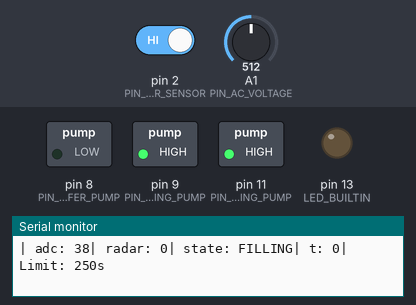
Recording of a sketch running on a simulated Arduino Uno, built with avr-gcc and run on an emulated ATmega328P. Shown: switched loads named in the sketch (green lamp = pin HIGH), output pins drawn as LEDs (lit = HIGH), the last lines printed to the serial monitor. Inputs (shaded band) come from the test bench; at power-on: pin 2 (PIN_RADAR_SENSOR) HIGH, A1 (PIN_AC_VOLTAGE) = 512.

Above: at 1.2 s.
1.3 s: pin 2 (PIN_RADAR_SENSOR) driven LOW
At 4.1 s:
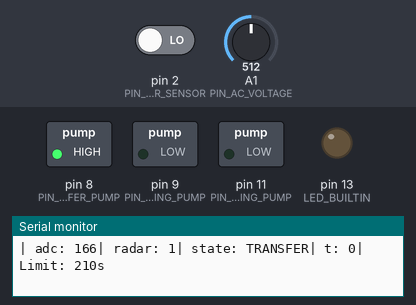
4.3 s: pin 2 (PIN_RADAR_SENSOR) driven HIGH
At 4.66 s:
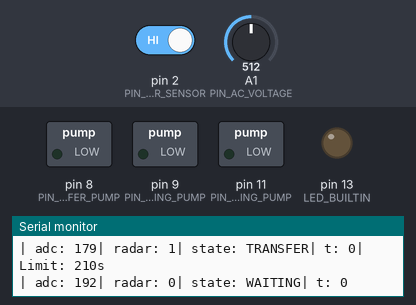
Timing chart, 0 to 7.3 s (numbered marks = the images above; inputs shaded):
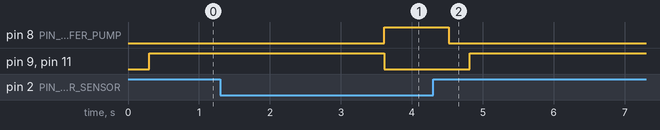

Measured:
- after the input at 1.3 s, pin 8 (PIN_TRANSFER_PUMP): LOW → HIGH after 2.3 s; pin 9 (PIN_FILLING_PUMP), pin 11 (PIN_DOSING_PUMP): HIGH → LOW after 2.3 s
- after the input at 4.3 s, pin 8 (PIN_TRANSFER_PUMP): HIGH → LOW after 0.22 s; pin 9 (PIN_FILLING_PUMP), pin 11 (PIN_DOSING_PUMP): LOW → HIGH after 0.52 s

The sketch:

WWTPNew.ino
```cpp
#include "EEPROM.h"
#include "Header.h"
#include "TimerOne.h"
#include "Utils.h"
#include "avr/wdt.h"

enum class SystemState {
  WAITING,
  FILLING,
  TRANSFER
};

struct WlcSensor {
  bool isTimerStarted;
  uint32_t count;
  float voltage;
  int adc;
  int raw;
  int state;
};

typedef bool RadarSensor;

uint16_t delay1;
uint16_t delay2;
uint32_t fillingStartTime;
uint32_t transferStartTime;

uint32_t thresholdStartTime;
uint32_t ledBuiltinTime;

WlcSensor wlcSensor;
RadarSensor radarSensor;
SystemState currentState;
// EEPROMLib eeprom;

MovingAverageFilter adcFilter(40);

void setup() {
  Serial.begin(9600);
  wdt_enable(WDTO_8S);
  initializePins();
  // loadSettingsFromEEPROM();
  Timer1.initialize(1000000);
  Timer1.attachInterrupt([]() {
    digitalWrite(LED_BUILTIN, !digitalRead(LED_BUILTIN));
  });
  currentState = SystemState::WAITING;
  // currentState = static_cast<SystemState>(eeprom.readInt(EEPROM_ADDR_STATE));
  // fillingStartTime = eeprom.readUint32(EEPROM_ADDR_FILLING_TIME);
  // transferStartTime = eeprom.readUint32(EEPROM_ADDR_TRANSFER_TIME);
}

void loop() {
  wdt_reset();
  if (Serial.available() > 0) {
    // handleTesting();
    // handleSerialCommand();
  }
  readAllSensor();
  processSystemState();
  debug();
}

void initializePins() {
  pinMode(PIN_RADAR_SENSOR, INPUT_PULLUP);
  pinMode(PIN_FILLING_PUMP, OUTPUT);
  pinMode(PIN_DOSING_PUMP, OUTPUT);
  pinMode(PIN_TRANSFER_PUMP, OUTPUT);
  pinMode(LED_BUILTIN, OUTPUT);

  // Initial state - all pumps off
  updatePumpStates(false, false, false);
}

void readAllSensor() {
  readWlcSensor(&wlcSensor);
  radarSensor = isRadarStable();
}

void processSystemState() {
  Timer1.setPeriod(getLedDelay(wlcSensor.count, VERIFICATION_TIME, 25, 1000));

  switch (currentState) {
    case SystemState::WAITING:
      wlcSensor.state = true;
      if (wlcSensor.state) {
        updatePumpStates(true, true, false);  // Start filling and dosing
        fillingStartTime = millis();
        currentState = SystemState::FILLING;
      }
      break;

    case SystemState::FILLING:
      // if (radarSensor) {
      if (radarSensor || millis() - fillingStartTime >= FILLING_TIMEOUT) {
        updatePumpStates(false, false, true);  // Stop filling, start transfer
        transferStartTime = millis();
        currentState = SystemState::TRANSFER;
      }
      break;

    case SystemState::TRANSFER:
      if (!radarSensor || millis() - transferStartTime >= TRANSFER_TIMEOUT) {
        updatePumpStates(false, false, false);  // Stop all pumps
        currentState = SystemState::WAITING;
        wlcSensor.voltage = 0;
        wlcSensor.raw = 0;
        wlcSensor.state = 0;
        wlcSensor.isTimerStarted = 0;
      }
      break;
  }
}

void readWlcSensor(WlcSensor* _wlcSensor) {
  // _wlcSensor->voltage = 0;
  // for (int i = 0; i < VOLTAGE_SAMPLES; i++) {
  //   float voltage = abs(analogRead(PIN_AC_VOLTAGE) - 512);
  //   // float adcVoltage = (float(analogRead(PIN_AC_VOLTAGE)) * 5.0f) / 1023.0f;
  //   _wlcSensor->adc = analogRead(PIN_AC_VOLTAGE);
  //   _wlcSensor->voltage += voltage * voltage;
  // }
  // _wlcSensor->voltage /= VOLTAGE_SAMPLES;

  adcFilter.addMeasurement(analogRead(PIN_AC_VOLTAGE));
  _wlcSensor->adc = adcFilter.getFilteredValue();

  // if (_wlcSensor->voltage <= VOLTAGE_THRESHOLD) {
  if (_wlcSensor->adc <= ADC_THRESHOLD) {
    _wlcSensor->raw = false;
    _wlcSensor->isTimerStarted = false;
    _wlcSensor->count = 0;
  } else {
    _wlcSensor->raw = true;
    if (!_wlcSensor->isTimerStarted) {
      thresholdStartTime = millis();
      _wlcSensor->isTimerStarted = true;
    } else if (millis() - thresholdStartTime >= VERIFICATION_TIME_MS) {
      _wlcSensor->state = true;
      return;
    }
    _wlcSensor->count = uint32_t(millis() - thresholdStartTime) / 1000;
  }
  _wlcSensor->state = false;
  return;
}

bool isRadarStable() {
  static unsigned long lastChangeTime = 0;
  static bool lastState = false;
  static uint8_t stableCount = 0;

  const unsigned long DEBOUNCE_DELAY = 500;
  const uint8_t STABLE_THRESHOLD = 5;

  bool currentReading = readRadarSensor();
  if (currentReading != lastState) {
    lastChangeTime = millis();
    lastState = currentReading;
    stableCount = 0;
  } else if (getElapsedTime(lastChangeTime) > DEBOUNCE_DELAY) {
    stableCount = min(stableCount + 1, STABLE_THRESHOLD);
  }
  return (stableCount >= STABLE_THRESHOLD) ? lastState : false;
}

bool readRadarSensor() {
  const uint8_t SAMPLE_COUNT = 10;
  const uint8_t THRESHOLD = 8;
  const uint8_t SAMPLE_DELAY_MS = 30;
  uint8_t activeCount = 0;
  for (uint8_t i = 0; i < SAMPLE_COUNT; i++) {
    if (digitalRead(PIN_RADAR_SENSOR) == LOW) {
      activeCount++;
    }
    delay(SAMPLE_DELAY_MS);
  }
  return (activeCount >= THRESHOLD);
}

unsigned long getElapsedTime(unsigned long startTime) {
  return (millis() >= startTime) ? (millis() - startTime) : (0xFFFFFFFF - startTime + millis());
}

uint32_t getLedDelay(int16_t countNumber, int16_t maxNum, uint32_t delayMin, uint32_t delayMax) {
  float factor = (float)countNumber / maxNum;
  return delayMax * pow((float)delayMin / delayMax, factor) * 1000;  // mS to uS
}

void updatePumpStates(bool filling, bool dosing, bool transfer) {
  digitalWrite(PIN_FILLING_PUMP, filling);
  digitalWrite(PIN_DOSING_PUMP, dosing);
  digitalWrite(PIN_TRANSFER_PUMP, transfer);
}
```

Debug.ino
```cpp
void debug() {
  // Serial.print("| volt: ");
  // Serial.print(wlcSensor.voltage);
  Serial.print("| adc: ");
  Serial.print(wlcSensor.adc);
  // Serial.print("| raw: ");
  // Serial.print(wlcSensor.raw);
  // Serial.print("| state: ");
  // Serial.print(wlcSensor.state);
  Serial.print("| radar: ");
  Serial.print(radarSensor);
  Serial.print("| state: ");
  if (currentState == SystemState::WAITING) {
    Serial.print("WAITING");
    if (!wlcSensor.isTimerStarted) {
      Serial.print("| t: ");
      Serial.print(0);
    } else {
      Serial.print("| t: ");
      Serial.print(uint32_t(millis() - thresholdStartTime) / 1000);
    }
  } else if (currentState == SystemState::FILLING) {
    Serial.print("FILLING");
    Serial.print("| t: ");
    Serial.print(uint32_t(millis() - fillingStartTime) / 1000);  // 250
    Serial.print("| Limit: ");
    Serial.print(FILLING_TIMEOUT_S);
    Serial.print("s");
  } else if (currentState == SystemState::TRANSFER) {
    Serial.print("TRANSFER");
    Serial.print("| t: ");
    Serial.print(uint32_t(millis() - transferStartTime) / 1000);  //380
    Serial.print("| Limit: ");
    Serial.print(TRANSFER_TIMEOUT_S);
    Serial.print("s");
  }
  Serial.println();
}

void handleTesting() {
  int data = Serial.readStringUntil('\n').toInt();
  if (data == 1) {
    digitalWrite(PIN_FILLING_PUMP, !digitalRead(PIN_FILLING_PUMP));
    digitalWrite(PIN_DOSING_PUMP, !digitalRead(PIN_DOSING_PUMP));
  } else if (data == 2) {
    digitalWrite(PIN_DOSING_PUMP, !digitalRead(PIN_DOSING_PUMP));
  } else if (data == 3) {
    digitalWrite(PIN_TRANSFER_PUMP, !digitalRead(PIN_TRANSFER_PUMP));
  }
}
```

Header.h
```cpp
#pragma once

const uint8_t PIN_RADAR_SENSOR = 2;
const uint8_t PIN_AC_VOLTAGE = A1;    // A0
const uint8_t PIN_FILLING_PUMP = 9;   // In6 - filling tank pump
const uint8_t PIN_DOSING_PUMP = 11;   // In5 - dosing pump
const uint8_t PIN_TRANSFER_PUMP = 8;  // In4 - transfer pump

const uint8_t EEPROM_ADDR_DELAY1 = 0;
const uint8_t EEPROM_ADDR_DELAY2 = 0;

// const uint8_t EEPROM_ADDR_STATE = 0;
// const uint8_t EEPROM_ADDR_FILLING_TIME = 4;
// const uint8_t EEPROM_ADDR_TRANSFER_TIME = 8;

const uint32_t FILLING_TIMEOUT_S = 250;                       // 250 seconds
const uint32_t TRANSFER_TIMEOUT_S = 210;                      // 210 seconds
const uint32_t FILLING_TIMEOUT = FILLING_TIMEOUT_S * 1000;    // ms
const uint32_t TRANSFER_TIMEOUT = TRANSFER_TIMEOUT_S * 1000;  // ms

const uint16_t VOLTAGE_SAMPLES = 500;
const uint16_t RADAR_SAMPLES = 200;
const float VOLTAGE_THRESHOLD = 500.0;
const int ADC_THRESHOLD = 950;
const uint32_t VERIFICATION_TIME = 5;
const uint32_t VERIFICATION_TIME_MS = VERIFICATION_TIME * 1000;
```

Param.ino
```cpp
void loadSettingsFromEEPROM() {
  delay1 = EEPROM.read(EEPROM_ADDR_DELAY1);
  delay2 = EEPROM.read(EEPROM_ADDR_DELAY2);
}

void handleSerialCommand() {
  String data = Serial.readStringUntil('\n');
  int commaIndex = data.indexOf(',');

  if (commaIndex > 0) {
    String firstValue = data.substring(0, commaIndex);
    String secondValue = data.substring(commaIndex + 1);

    delay1 = firstValue.toInt();
    delay2 = secondValue.toInt();

    EEPROM.write(EEPROM_ADDR_DELAY1, delay1);
    EEPROM.write(EEPROM_ADDR_DELAY2, delay2);
  } else if (data == "download") {
    Serial.print(EEPROM.read(EEPROM_ADDR_DELAY1));
    Serial.print(",");
    Serial.println(EEPROM.read(EEPROM_ADDR_DELAY2));
  } else {
    Serial.println("ERROR");
  }
}
```

Utils.h
```cpp
#pragma once

class MovingAverageFilter {
private:
  int _windowSize;
  int _currentIndex;
  float* _values;
  float _runningSum;
public:
  explicit MovingAverageFilter(int windowSize);
  ~MovingAverageFilter();
  void addMeasurement(float value);
  float getFilteredValue() const;
  void clear();
};

class EEPROMLib {
public:
  EEPROMLib();
  int writeByte(int address, byte value);
  byte readByte(int address);
  int writeInt(int address, int value);
  int readInt(int address);
  int writeUint8(int address, uint8_t value);
  uint8_t readUint8(int address);
  int writeUint16(int address, uint16_t value);
  uint16_t readUint16(int address);
  int writeUint32(int address, uint32_t value);
  uint32_t readUint32(int address);
  int writeInt32(int address, int32_t value);
  int32_t readInt32(int address);
  int writeLong(int address, long value);
  long readLong(int address);
  int writeUlong(int address, unsigned long value);
  unsigned long readUlong(int address);
  int writeFloat(int address, float value);
  float readFloat(int address);
  int writeDouble(int address, double value);
  double readDouble(int address);
  int writeString(int address, const String& value);
  String readString(int address);
  int writeChar(int address, char value);
  char readChar(int address);
  int writeBool(int address, bool value);
  bool readBool(int address);
  void reset();

  // Verification methods
  bool verifyWrite(int address, byte value);
  int getChecksum(int startAddress, int endAddress);
  // Utility methods
  void backup(int startAddress, int endAddress, byte* buffer);
  void restore(int startAddress, int endAddress, byte* buffer);
  int getFirstEmptyAddress();
  bool isAddressEmpty(int address);
  int getFreeSpace();
  // Block operations
  void copyBlock(int sourceAddress, int destAddress, int length);
  void moveBlock(int sourceAddress, int destAddress, int length);
  void eraseBlock(int startAddress, int length);
  // Data structure methods
  template<typename T>
  int writeStruct(int address, const T& data) {
    const byte* p = (const byte*)(const void*)&data;
    for (int i = 0; i < sizeof(T); i++) {
      EEPROM.write(address + i, *p++);
    }
    return address + sizeof(T);
  }
  template<typename T>
  T readStruct(int address) {
    T data;
    byte* p = (byte*)(void*)&data;
    for (int i = 0; i < sizeof(T); i++) {
      *p++ = EEPROM.read(address + i);
    }
    return data;
  }
  // Diagnostic methods
  void printMemoryMap();
  bool performTest();
  int checkMemoryHealth();
private:
  byte calculateChecksum(byte* data, int length);
};
```

Source omitted: Utils.ino (9539 bytes)
